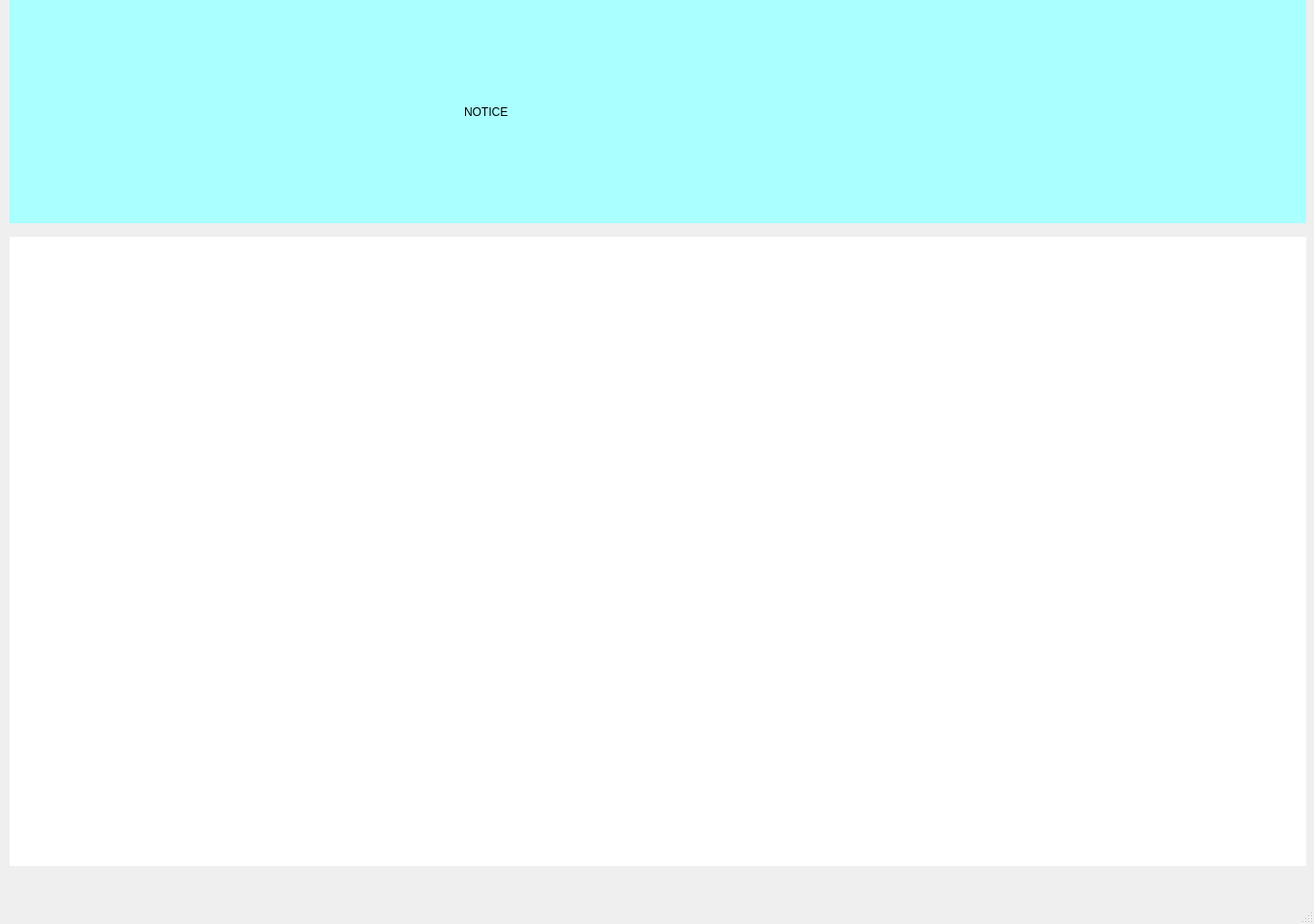
<?xml version="1.0" encoding="UTF-8"?>
<ui version="4.0">
 <class>MainWindow</class>
 <widget class="QMainWindow" name="MainWindow">
  <property name="geometry">
   <rect>
    <x>0</x>
    <y>0</y>
    <width>1359</width>
    <height>956</height>
   </rect>
  </property>
  <property name="windowTitle">
   <string>MainWindow</string>
  </property>
  <widget class="QWidget" name="centralwidget">
   <widget class="QLabel" name="labelImg">
    <property name="geometry">
     <rect>
      <x>10</x>
      <y>0</y>
      <width>1341</width>
      <height>231</height>
     </rect>
    </property>
    <property name="styleSheet">
     <string notr="true">background-color: rgb(170, 255, 255);</string>
    </property>
    <property name="text">
     <string/>
    </property>
    <property name="pixmap">
     <pixmap>shoutout.png</pixmap>
    </property>
   </widget>
   <widget class="QLabel" name="label_2Notice">
    <property name="geometry">
     <rect>
      <x>480</x>
      <y>60</y>
      <width>481</width>
      <height>111</height>
     </rect>
    </property>
    <property name="styleSheet">
     <string notr="true">font: 72pt &quot;AR DELANEY&quot;;</string>
    </property>
    <property name="text">
     <string>NOTICE</string>
    </property>
   </widget>
   <widget class="QLabel" name="label_3Display">
    <property name="geometry">
     <rect>
      <x>10</x>
      <y>245</y>
      <width>1341</width>
      <height>651</height>
     </rect>
    </property>
    <property name="styleSheet">
     <string notr="true">background-color: rgb(255, 255, 255);
font: 14pt &quot;Times New Roman&quot;;</string>
    </property>
    <property name="text">
     <string/>
    </property>
   </widget>
  </widget>
  <widget class="QMenuBar" name="menubar">
   <property name="geometry">
    <rect>
     <x>0</x>
     <y>0</y>
     <width>1359</width>
     <height>26</height>
    </rect>
   </property>
  </widget>
  <widget class="QStatusBar" name="statusbar"/>
 </widget>
 <resources/>
 <connections/>
</ui>
